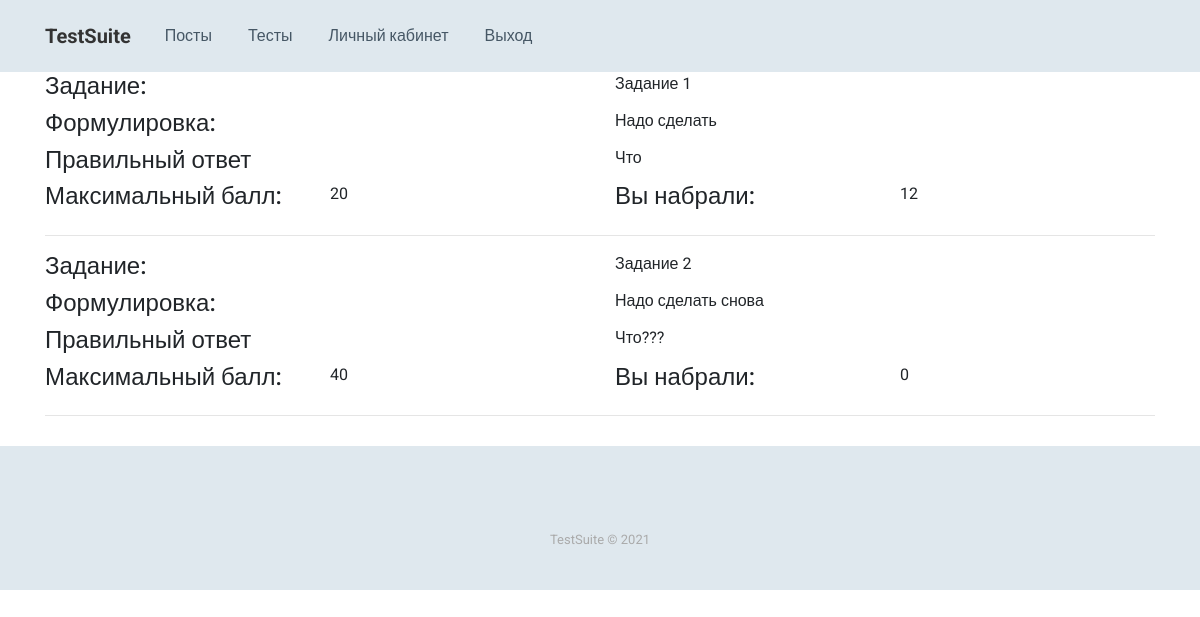
The app's page /pass_test/6 (signed in) with its own data.
### Tests/models.py (models this page shows, shortened)
class UserTestTask(models.Model):
    CHECK_TASK_CHOICES = [
        ('TE', 'Вручную'),
        ('CO', 'Автоматически')
    ]
    user_test_id = models.ForeignKey(UserTest, on_delete=models.CASCADE)
    type = models.CharField(max_length=20, choices=CHECK_TASK_CHOICES, verbose_name='Тип ответа')
    title = models.CharField(max_length=50, verbose_name='Заголовок')
    task_statement = models.TextField(verbose_name='Формулировка задания')
    points = models.IntegerField(verbose_name='Баллы задания')
    correct_answer = models.TextField(verbose_name='Правильный ответ')
    user_answer = models.TextField(verbose_name='Ответ пользователя')
    user_file = models.FileField(upload_to='Tests/static/Tests/user_files',verbose_name='Файл ответа')
    user_points = models.IntegerField(default=0, verbose_name='Полученные баллы')
    check_status = models.BooleanField(verbose_name='Статус проверки')
    class Meta:
        verbose_name = 'Задание пользователя'
        verbose_name_plural = 'Задания пользователя'

### Tests/views.py (the view, shortened to what this page needs)
# urls.py: url(r'pass_test/\d+$', pass_test),
def pass_test(request):
    if request.method == 'GET':
        print(request.user.id)
        test_id = int(re.findall(r'/\w+/(\d+)', request.path)[0])
        if UserTest.objects.select_related('test_id', 'user_id').filter(
                test_id__id=test_id,
                user_id__id=request.user.id
            ).exists():
            queryset = UserTest.objects.select_related('test_id', 'user_id').filter(
                test_id__id=test_id,
                user_id__id=request.user.id
            )
            user_test = queryset[0]
            user_tasks = UserTestTask.objects.select_related('user_test_id').filter(
                user_test_id=user_test
            )
            context = {'user_tasks': user_tasks}
            return render(request, 'user_test_details.html', context)

### Tests/templates/user_test_details.html
{% extends 'main.html' %}
{% block content %}
    {% for user_task in user_tasks%}
        <div class="container">
            <div class="row">
                <div class="col">
                    <h4>Задание: </h4>
                </div>
                <div class="col">
                    <div>{{user_task.title}}</div>
                </div>
            </div>
            <div class="row">
                <div class="col">
                    <h4>Формулировка: </h4>
                </div>
                <div class="col">
                    <div>{{user_task.task_statement}}</div>
                </div>
            </div>
            <div class="row">
                <div class="col">
                    <h4>Правильный ответ</h4>
                </div>
                <div class="col">
                    <div>{{user_task.correct_answer}}</div>
                </div>
            </div>
            <div class="row">
                <div class="col">
                    <h4>Максимальный балл:</h4>
                </div>
                <div class="col">
                    <div>{{user_task.points}}</div>
                </div>
                <div class="col">
                    <h4>Вы набрали:</h4>
                </div>
                <div class="col">
                    <div>{{user_task.user_points}}</div>
                </div>
            </div>
            <hr>
        </div>
    {% endfor %}
{% endblock %}

### records on screen
UserTestTask: title "Задание 1", task_statement "Надо сделать", correct_answer "Что", points "20", user_points "12"
UserTestTask: title "Задание 2", task_statement "Надо сделать снова", correct_answer "Что???", points "40", user_points "0"
